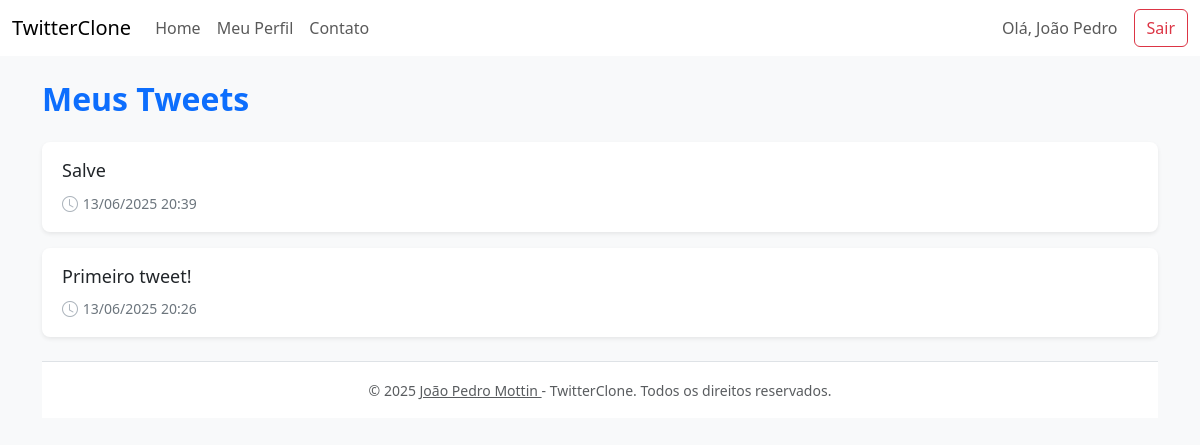
Before: /?url=perfil (signed in) with the older database file.
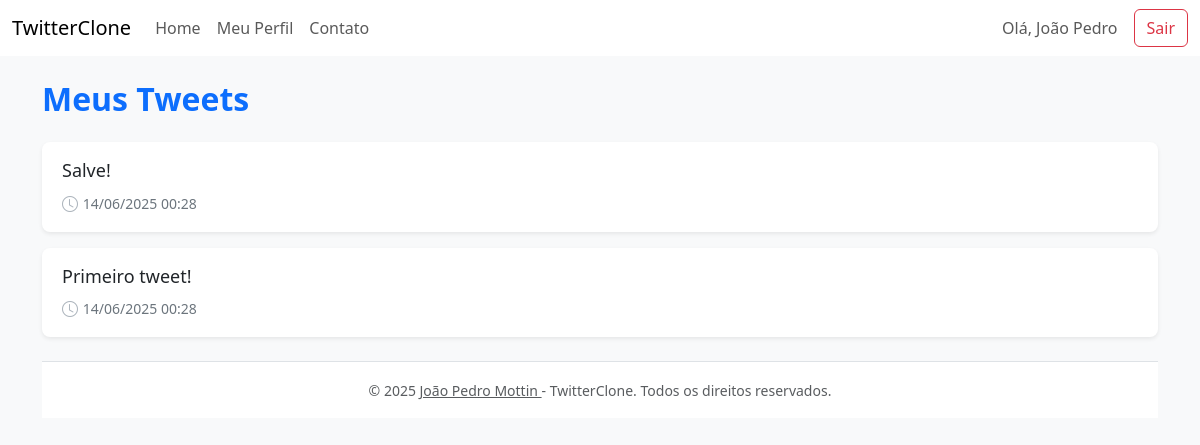
After: the same page with the newer database file.
### tables this page shows
CREATE TABLE `tweets` (
  `id` int(11) NOT NULL AUTO_INCREMENT,
  `user_id` int(11) NOT NULL,
  `texto` text NOT NULL,
  `criado_em` datetime DEFAULT current_timestamp(),
  PRIMARY KEY (`id`),
  KEY `user_id` (`user_id`)
);

### controllers/PerfilController.php (called while the page is built)
<?php
require_once __DIR__ . '/../models/Tweet.php';
require_once __DIR__ . '/../config/db.php';
class PerfilController {
    private $tweetModel;
    public function __construct() {
        $this->tweetModel = new Tweet(Conexao::getConexao());
    }
    public function index() {
        $meustweets = $this->tweetModel->findByUserId($_SESSION['user_id']);
        require 'views/partials/header.php';
        require 'views/perfil/index.php';
        require 'views/partials/footer.php';
    }
}

### config/db.php (called while the page is built)
<?php
abstract class Conexao {
    private static $pdo;
    public static function getConexao() {
        if (!isset(self::$pdo)) {
            try {
                self::$pdo = new PDO("mysql:host=localhost;port=3306;dbname=Twitterclone;charset=utf8", "root", "");
                self::$pdo->setAttribute(PDO::ATTR_ERRMODE, PDO::ERRMODE_EXCEPTION);
            } catch (PDOException $e) {
                die("Erro de conexão: " . $e->getMessage());
            }
        }
        return self::$pdo;
    }
}
?>

### models/Tweet.php (called while the page is built, shortened)
<?php
require_once __DIR__ . '/../config/db.php';
class Tweet {
    private $db;
    public function __construct($db) {
        $this->db = $db;
    }
    public function findByUserId($user_id) {
    $stmt = $this->db->prepare('SELECT texto, criado_em FROM tweets WHERE user_id = ? ORDER BY id DESC');
    $stmt->execute([$user_id]);
    return $stmt->fetchAll(PDO::FETCH_ASSOC);
    }
}

### views/perfil/index.php (the view, shortened to what this page needs)
<!DOCTYPE html>
<html lang="pt-br">
<head>
    <link rel="stylesheet" href="css/perfil.css">
    <link href="https://cdn.jsdelivr.net/npm/bootstrap-icons@1.10.5/font/bootstrap-icons.css" rel="stylesheet">
</head>
<body>
<h2 class="perfil-title">Meus Tweets</h2>
<?php if (empty($meustweets)): ?>
    <p class="perfil-empty">Você ainda não postou nenhum tweet.</p>
<?php else: ?>
    <?php foreach ($meustweets as $t): ?>
        <div class="tweet-card">
            <p class="tweet-text"><?php echo nl2br(htmlspecialchars($t['texto'])); ?></p>
            <small class="tweet-date">
                <i class="bi bi-clock"></i>
                <?php echo date('d/m/Y H:i', strtotime($t['criado_em'])); ?>
            </small>
        </div>
    <?php endforeach; ?>
<?php endif; ?>
</body>
</html>

Changed rows visible on the page:
changed tweets: texto "Salve" → "Salve!"; criado_em "13/06/2025 20:39" → "14/06/2025 00:28"
changed tweets "Primeiro tweet!": criado_em "13/06/2025 20:26" → "14/06/2025 00:28"
